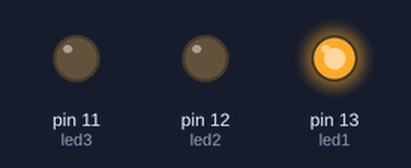
Bench run of a sketch on a simulated Arduino Uno, built with avr-gcc and run on an emulated ATmega328P. Parts: output pins drawn as LEDs (lit = HIGH).

Above: at 0.2 s.
At 1.95 s:
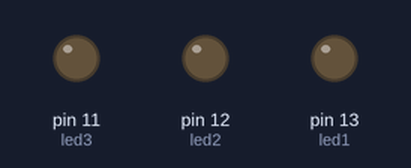
At 4.2 s:
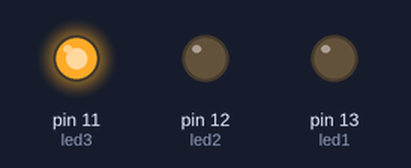
At 6.7 s:
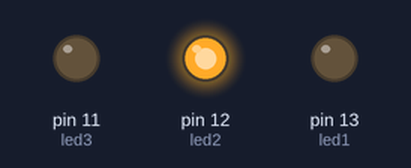
Timing chart, 0 to 7.0 s (numbered marks = the images above):
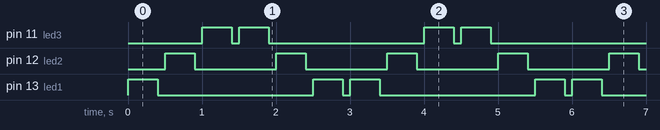

The sketch:

hello_world_2.ino
```cpp
// Declare variables to hold  pin numbers
int led1 = 13;
int led2 = 12;
int led3 = 11;

void setup() {
  // Set pins as output pin because we used to lite the LEDS
  pinMode(led1, OUTPUT);
  pinMode(led2, OUTPUT);
  pinMode(led3, OUTPUT);
}

/* What we are going to try in this example is
 * lite one LED at a time
 */
void loop() {
  forwardLit(400, 100);
  backwardLit(400, 100);
}

/*
 *  This function will LED in one direction
 */
void forwardLit(int timeOn, int timeOff) {
  onLED(led1, timeOn, timeOff);
  onLED(led2, timeOn, timeOff);
  onLED(led3, timeOn, timeOff);
}

void backwardLit(int timeOn, int timeOff) {
  onLED(led3, timeOn, timeOff);
  onLED(led2, timeOn, timeOff);
  onLED(led1, timeOn, timeOff);
}
/*
 * This method will light given LED for given amount of time
 */
void onLED(int LED, int timeOn, int timeOff) {
  digitalWrite(LED, HIGH);
  delay(timeOn);
  digitalWrite(LED, LOW);
  delay(timeOff);
}
```

Measured:
- by itself, pin 11 (led3): repeats every 3.0 s: LOW 0.10 s, HIGH 0.40 s, LOW 2.1 s, HIGH 0.40 s
- by itself, pin 12 (led2): alternates HIGH for 0.40 s and LOW for 1.1 s
- by itself, pin 13 (led1): repeats every 3.0 s: LOW 2.1 s, HIGH 0.40 s, LOW 0.10 s, HIGH 0.40 s
